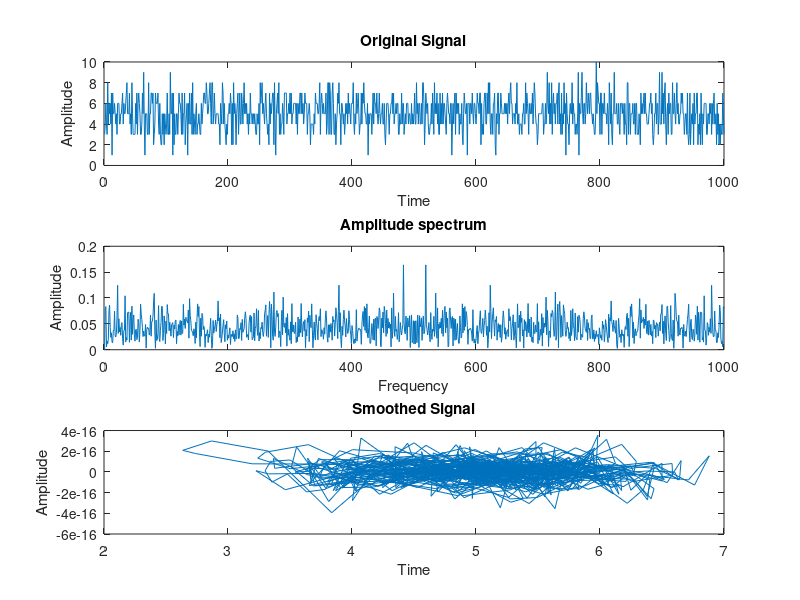

This chart was generated by the following MATLAB code:

clc; clear;

% Parameters
n = 10;
p = 0.5;
N = 1000;
a = binornd(n, p, 1, N);

% Fourier transform
c = fft(a) / N;
ca = abs(c);
ca(1) = 0;

smooth_range = 100;
c(smooth_range+2:end-smooth_range) = 0;

y = ifft(c) * N;

subplot(3,1,1);
plot(a);
title('Original Signal');
xlabel('Time');
ylabel('Amplitude');

subplot(3,1,2);
plot(ca);
title('Amplitude spectrum');
xlabel('Frequency');
ylabel('Amplitude');

subplot(3,1,3);
plot(y);
title('Smoothed Signal');
xlabel('Time');
ylabel('Amplitude');
